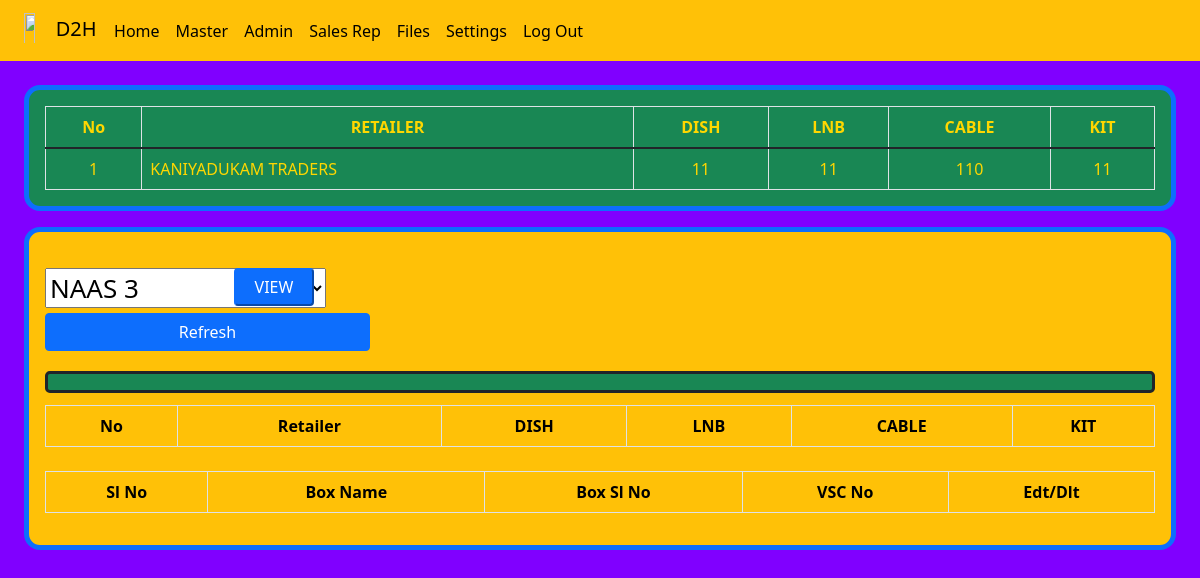
/stock_view_all, run on an earlier commit of the app's database.
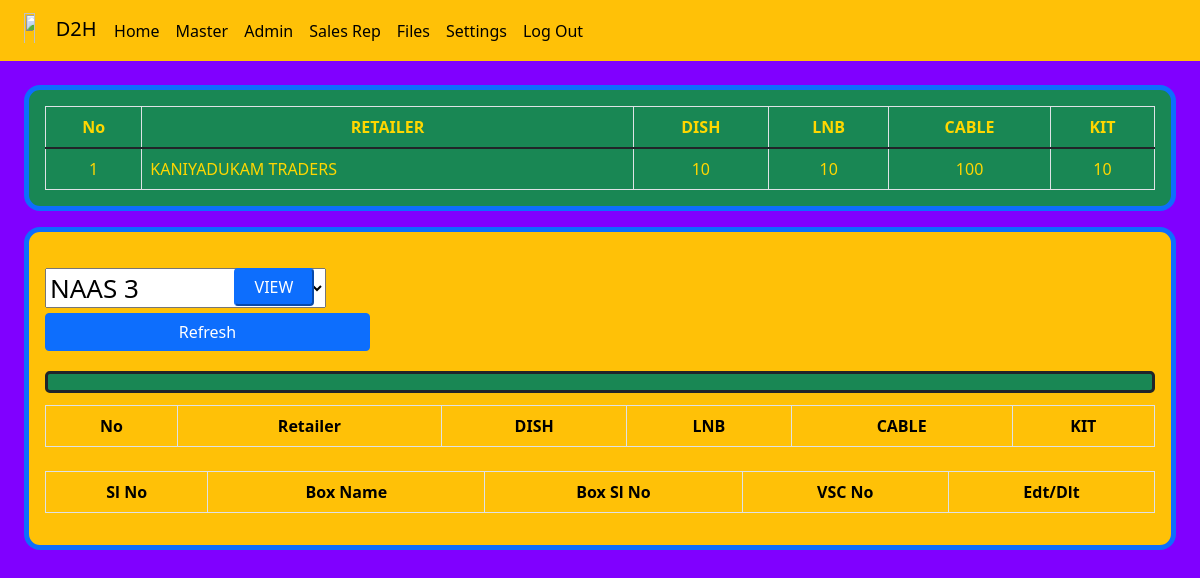
And on a later commit of the database.
### d2h_manager/models.py (models this page shows, shortened)
class product(models.Model):
    cable = models.PositiveIntegerField(default=0, null=True)
    lnb = models.PositiveIntegerField(default=0, null=True)
    dish = models.PositiveIntegerField(default=0, null=True)
    kit = models.PositiveIntegerField(default=0, null=True)

### d2h_manager/views.py (the view)
# urls.py: path('stock_view_all',views.stock_view_all,name='stock_view_all'),
def stock_view_all(request):
    if request.method == 'POST':
        form = RetailerForm(request.POST)  # Initialize the form with POST data
        if form.is_valid():
            r_name = form.cleaned_data['r_name']
            retailer_obj = retailer_master.objects.filter(r_name=r_name).first()
            if retailer_obj:
                r_name_id = retailer_obj.id
                products = to_ret_product.objects.filter(retailer_id=retailer_obj.id)
                products1 = box_product.objects.filter(r_name_id=retailer_obj.id, woc_date__isnull=True)
                products3 = product.objects.all()
                products4 = box_product.objects.filter(Q(r_name_id='2') | Q(r_name_id=None),woc_date__isnull=True)
                products5 = retailer_master.objects.filter(r_name=r_name)
                return render(request, 'stock_view_all.html', {'products': products, 'products1': products1, 'products3': products3, 'products4': products4,'products5': products5,})
            else:
                return render(request, 'error.html', {'message': 'Retailer not found.'})
    else:
        form = RetailerForm()  # Initialize the form with no data for initial rendering
        products3 = product.objects.all()
        products4 = box_product.objects.filter(Q(r_name_id='2') | Q(r_name_id=None))
    return render(request, 'stock_view_all.html', {'form': form, 'products3': products3,'products4': products4,})

### d2h_manager/forms.py
class RetailerForm(forms.Form):
    r_name = forms.ModelChoiceField(queryset=retailer_master.objects.all(), empty_label=None, label="Retailer Name")

### d2h_manager/models.py (called while the page is built)
    def __str__(self):
        return self.r_name

### d2h_manager/templates/stock_view_all.html (shortened to what the changed rows need)
{% extends 'blank_layout.html' %}
{% load static %}
{% block content %}
<div class="container-fluid">
    <div class="row">
        <div class="onlypc1 pt-3 ">
            <div class="bg-success p-2 pb-0 border border-5 rounded-4 border-primary onlypc1">
                <div class="p-2 pb-0">
                    <table id="example" class="table table-black-striped table-bordered" cellspacing="0" width="100%">
                        <thead>
                            <tr>
                                <th class="text-center" style="color: #FFD700;">No</th>
                                <th class="text-center" style="color: #FFD700;">RETAILER</th>
                                <th class="text-center" style="color: #FFD700;">DISH</th>
                                <th class="text-center" style="color: #FFD700;">LNB</th>
                                <th class="text-center" style="color: #FFD700;">CABLE</th>
                                <th class="text-center" style="color: #FFD700;">KIT</th>
                            </tr>
                        </thead>
                        <tbody>
                            {% for product3 in products3 %}
                            <tr>
                                <td class="text-center" style="color: #FFD700;">{{ forloop.counter0|add:1 }}</td>
                                <td style="color: #FFD700;">KANIYADUKAM TRADERS</td>
                                <td class="text-center" style="color: #FFD700;">{{ product3.dish }}</td>
                                <td class="text-center" style="color: #FFD700;">{{ product3.lnb }}</td>
                                <td class="text-center" style="color: #FFD700;">{{ product3.cable }}</td>
                                <td class="text-center" style="color: #FFD700;">{{ product3.kit }}</td>
                            </tr>
                            {% endfor %}
                        </tbody>
                    </table>
                </div>
            </div>
        </div>
    </div>
</div>
<div class="container-fluid">
    <div class="row">
        <div class="onlypc1 pt-3 ">
            <div class="bg-warning p-2 border border-5 rounded-4 border-primary onlypc1">
                <div class="pt-2 px-2">
                    <table id="example" class="table table-striped table-bordered" cellspacing="0" width="100%">
                        <thead>
                            <tr>
                                <th class="text-center">No</th>
                                <th class="text-center">Retailer</th>
                                <th class="text-center">DISH</th>
                                <th class="text-center">LNB</th>
                                <th class="text-center">CABLE</th>
                                <th class="text-center">KIT</th>
                            </tr>
                        </thead>
                    </table>
                </div>
                <div class="p-2">
                    <table id="example" class="table table-striped table-bordered" cellspacing="0" width="100%">
                        <thead>
                            <tr>
                                <th class="text-center">Sl No</th>
                                <th class="text-center">Box Name</th>
                                <th class="text-center">Box Sl No</th>
                                <th class="text-center">VSC No</th>
                                <th class="text-center">Edt/Dlt</th>
                            </tr>
                        </thead>
                    </table>
                </div>
            </div>
        </div>
    </div>
</div>
{% endblock %}

What changed in the data, as far as the page shows it:
changed product: dish "11" → "10"; lnb "11" → "10"; cable "110" → "100"; kit "11" → "10"
